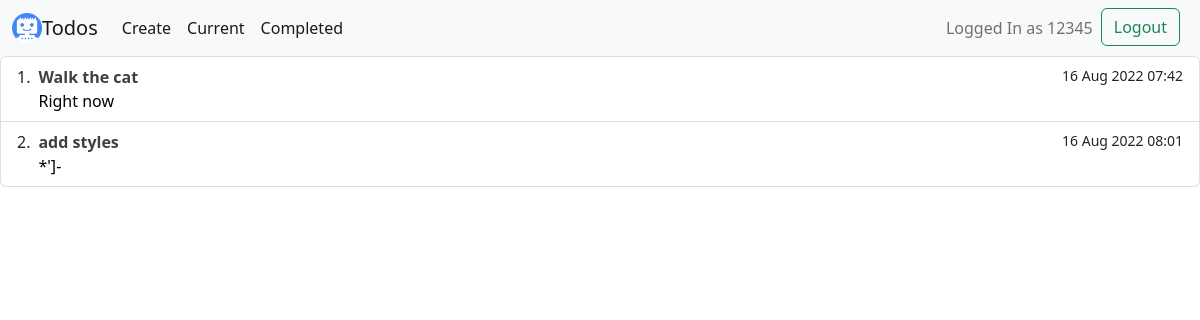
/current/ (signed in), run on the app's committed database.
### todo/models.py (models this page shows, shortened)
class Todo(models.Model):
	title = models.CharField(max_length=100)
	memo = models.TextField(blank=True)
	important = models.BooleanField(default=False)
	created = models.DateTimeField(auto_now_add=True)
	datecompleted = models.DateTimeField(null=True, blank=True)
	user = models.ForeignKey(User, on_delete=models.CASCADE)

### todo/views.py (the view)
# urls.py: path('current/', views.currenttodos, name='currenttodos'),
@login_required
def currenttodos(request):
	todos = Todo.objects.filter(user=request.user, datecompleted__isnull=True)
	return render(request, 'todo/currenttodos.html', {'todos': todos})

### todo/templates/todo/currenttodos.html (shortened to what this page needs)
{% extends 'todo/base.html' %}
{% block content %}
    {% if todos %}
    <div class="list-group">
    <ol class="list-group list-group-numbered">
  {% for item in todos %}
      <li class="list-group-item d-flex justify-content-between align-items-start {% if item.important %}list-group-item-warning {% endif %}">
      <div class="ms-2 me-auto">
      <a href="{% url 'viewtodo'  item.id %}" style="color: black;text-decoration: none">
      <div class="fw-bold opacity-75">{{ item.title|truncatechars:100 }}</div>
    {% if item.memo %}  {{ item.memo|truncatechars:110 }}{% endif %}
      </a>
      </div>
    <small>{{ item.created|date:'j M Y H:i' }}</small>
  </li>
  {% endfor %}
</ol>
    </div>
    {% else %}
    <div style="text-align: center">
        <h1>There are no current Todos</h1>
        </div>
    {% endif %}
{% endblock %}

### todo/templates/todo/base.html (shortened to what this page needs)
{% load static %}
<!doctype html>
<html lang="en">
  <head>
      <link rel="stylesheet" href="https://cdn.jsdelivr.net/npm/bootstrap@5.2.0/dist/css/bootstrap.min.css">
  </head>
  <nav class="navbar navbar-expand-lg bg-light">
  <div class="container-fluid">
  <img src="{% static "todo/Logo.png" %}" width="30" height="30" class="d-inline-block align-top" alt="Zelefog's Logo">
    <a class="navbar-brand" href="{% url 'home' %}">Todos</a>
    <div class="collapse navbar-collapse" id="navbarNavAltMarkup">
      <div class="navbar-nav">
        <a class="nav-link active" href="{% url 'createtodo' %}">Create</a>
        <a class="nav-link active" href="{% url 'currenttodos' %}">Current</a>
        <a class="nav-link active" href="{% url 'completedtodos' %}">Completed</a>
      </div>
    </div>
      {% if user.is_authenticated %}
      <div class="d-flex me-2">
          <span class="navbar-text me-2">
          Logged In as {{ user.username }}
          </span>
            <form action="{% url 'logoutuser' %}" method="POST">
    <button type="submit" class="btn btn-outline-success">Logout</button>
    </form>
      {% else %}
          <button type="submit" class="btn btn-outline-success me-2"><a class="nav-link active me-2" href="{% url 'loginuser' %}">Login</a></button>
          <button type="submit" class="btn btn-outline-success me-2"><a class="nav-link active " href="{% url 'signupuser' %}">Sign Up</a></button>
          {% endif %}
      </div>
  </div>
</nav>
  <body>
{% block content %}
{% endblock %}
  </body>
</html>

### data on the page
Todo: title "Walk the cat", memo "Right now", created "16 Aug 2022 07:42"
Todo: title "add styles", memo "*']-", created "16 Aug 2022 08:01"

### other printed values
{{ user.username }} "12345"
